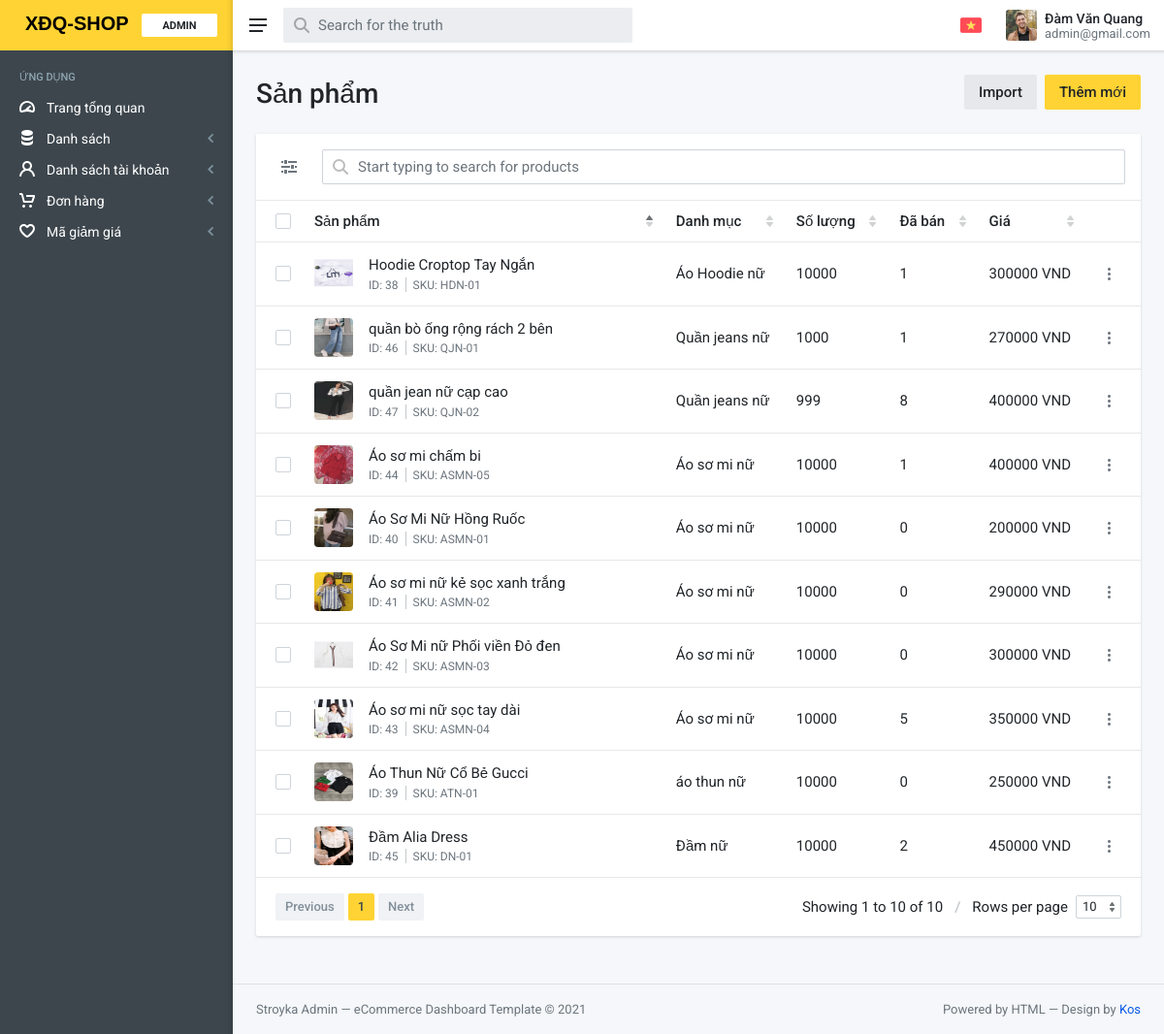
Screenshot of /admin/index.php?act=app-products-list (signed in) with the database file from the repository.
### tables this page shows
CREATE TABLE `sanpham` (
  `id` int NOT NULL,
  `ma_sp` varchar(255) NOT NULL,
  `ten_sp` varchar(255) NOT NULL,
  `gia_sp` int NOT NULL,
  `gia_cu_sp` int DEFAULT NULL,
  `so_luong` int NOT NULL,
  `thuong_hieu_sp` varchar(255) NOT NULL,
  `mo_ta_sp` text NOT NULL,
  `mo_ta_ngan_sp` text NOT NULL,
  `id_dm` int NOT NULL,
  `da_ban` int NOT NULL DEFAULT '0',
  `luot_xem` int NOT NULL DEFAULT '0'
);

CREATE TABLE `sanpham_anh` (
  `id` int NOT NULL,
  `id_san_pham` int NOT NULL,
  `anh_sp` text NOT NULL
);

CREATE TABLE `danhmuc` (
  `id` int NOT NULL,
  `ten_dm` varchar(255) NOT NULL,
  `anh_dm` text NOT NULL,
  `mo_ta_dm` text NOT NULL
);

### model/pdo.php (called while the page is built, shortened)
<?php
function pdo_get_connection()
{
    $servername = "localhost";
    $username = "root";
    $password = "";
    try {
        $conn = new PDO("mysql:host=$servername;dbname=duantt", $username, $password);
        $conn->setAttribute(PDO::ATTR_ERRMODE, PDO::ERRMODE_EXCEPTION);
        return $conn;
    } catch (PDOException $e) {
        echo "Connection failed: " . $e->getMessage();
    }
}
function pdo_query($sql)
{
    $sql_args = array_slice(func_get_args(), 1);
    try {
        $conn = pdo_get_connection();
        $stmt = $conn->prepare($sql);
        $stmt->execute($sql_args);
        $rows = $stmt->fetchAll();
        return $rows;
    } catch (PDOException $e) {
        throw $e;
    } finally {
        unset($conn);
    }
}
function pdo_query_one($sql)
{
    $sql_args = array_slice(func_get_args(), 1);
    try {
        $conn = pdo_get_connection();
        $stmt = $conn->prepare($sql);
        $stmt->execute($sql_args);
        $row = $stmt->fetch(PDO::FETCH_ASSOC);
        return $row;
    } catch (PDOException $e) {
        throw $e;
    } finally {
        unset($conn);
    }
}
?>

### model/sanpham.php (called while the page is built, shortened)
<?php
    function get_san_pham_all(){
        $sql = "SELECT sanpham.id,sanpham.ma_sp,sanpham.ten_sp,sanpham.gia_sp,sanpham.gia_cu_sp,sanpham.so_luong,sanpham.da_ban,sanpham.luot_xem,sanpham.thuong_hieu_sp,sanpham.mo_ta_sp,sanpham.mo_ta_ngan_sp,danhmuc.id'id_dm',danhmuc.ten_dm FROM `sanpham` JOIN danhmuc ON sanpham.id_dm = danhmuc.id";
        $kq = pdo_query($sql);
        return $kq;
    }
    function get_san_pham_anh_one($idsp){
        $sql = "SELECT id'id_anh',id_san_pham,anh_sp FROM `sanpham_anh` WHERE id_san_pham = ".$idsp;
        $kq = pdo_query_one($sql);
        return $kq;
    }
?>

### global.php (called while the page is built, shortened)
<?php
    $img_path_admin = '../upload/';
?>

### admin/view/product/app-products-list.php (the view, shortened to what this page needs)
<div id="top" class="sa-app__body">
    <div class="mx-xxl-3 px-4 px-sm-5">
        <div class="py-5">
            <div class="row g-4 align-items-center">
                <div class="col">
                    <h1 class="h3 m-0">Sản phẩm </h1>
                </div>
                <div class="col-auto d-flex">
                    <a href="#" class="btn btn-secondary me-3">Import</a><a href="index.php?act=app-add-product" class="btn btn-primary">Thêm mới</a>
                </div>
            </div>
        </div>
    </div>
    <div class="mx-xxl-3 px-4 px-sm-5 pb-6">
        <div class="sa-layout">
            <div class="sa-layout__content">
                <div class="card">
                    <div class="p-4">
                        <div class="row g-4">
                            <div class="col-auto sa-layout__filters-button">
                                <button class="btn btn-sa-muted btn-sa-icon fs-exact-16" data-sa-layout-sidebar-open="">
                                </button>
                            </div>
                            <div class="col">
                                <input type="text" placeholder="Start typing to search for products" class="form-control form-control--search mx-auto" id="table-search" />
                            </div>
                        </div>
                    </div>
                    <div class="sa-divider"></div>
                    <table class="sa-datatables-init" data-order='[[ 1, "asc" ]]' data-sa-search-input="#table-search">
                        <thead>
                            <tr>
                                <th class="w-min" data-orderable="false">
                                    <input type="checkbox" class="form-check-input m-0 fs-exact-16 d-block" aria-label="..." />
                                </th>
                                <th class="min-w-20x">Sản phẩm</th>
                                <th>Danh mục</th>
                                <th>Số lượng</th>
                                <th>Đã bán</th>
                                <th>Giá</th>
                                <th class="w-min" data-orderable="false"></th>
                            </tr>
                        </thead>
                        <tbody>
                            <?php
                                foreach ($ds_san_pham as $san_pham) :
                                    extract($san_pham);
                                    $anh = get_san_pham_anh_one($id);
                                    if ($anh=="") {
                                        $hinh ="không có ảnh";
                                    }else{
                                        extract($anh);
                                        $hinh = $img_path_admin .$anh_sp;
                                    }
                                    ?>
                                    <tr>
                                    <td>
                                        <input type="checkbox" class="form-check-input m-0 fs-exact-16 d-block" aria-label="..." />
                                    </td>
                                    <td>
                                        <div class="d-flex align-items-center">
                                            <a href="index.php?act=app-product&id='.$id.'" class="me-4">
                                                <div class="sa-symbol sa-symbol--shape--rounded sa-symbol--size--lg">
                                                    <img src="<?=$hinh?>" width="40" height="40" alt="" />
                                                </div>
                                            </a>
                                            <div>
                                                <a href="index.php?act=app-product&id=<?=$id?>" class="text-reset"><?=$ten_sp?></a>
                                                <div class="sa-meta mt-0">
                                                    <ul class="sa-meta__list">
                                                        <li class="sa-meta__item">
                                                            ID:
                                                            <span title="Click to copy product ID" class="st-copy"><?=$id?></span>
                                                        </li>
                                                        <li class="sa-meta__item">
                                                            SKU:
                                                            <span title="Click to copy product SKU" class="st-copy"><?=$ma_sp?></span>
                                                        </li>
                                                    </ul>
                                                </div>
                                            </div>
                                        </div>
                                    </td>
                                    <td>
                                        <a href="index.php?act=app-category&iddm=<?=$id_dm?>" class="text-reset"><?=$ten_dm?></a>
                                    </td>
                                    <td>
                                        <div><?=$so_luong?></div>
                                    </td>
                                    <td>
                                        <div><?=$da_ban?></div>
                                    </td>
                                    <td>
                                        <div class="sa-price">
                                            <span class="sa-price__integer"><?=$gia_sp?></span><span class="sa-price__symbol"> VND</span>
                                        </div>
                                    </td>
                                    <td>
                                        <div class="dropdown">
                                            <button class="btn btn-sa-muted btn-sm" type="button" id="product-context-menu-0" data-bs-toggle="dropdown" aria-expanded="false" aria-label="More">
                                                <svg xmlns="http://www.w3.org/2000/svg" width="3" height="13" fill="currentColor">
                                                    <path d="M1.5,8C0.7,8,0,7.3,0,6.5S0.7,5,1.5,5S3,5.7,3,6.5S2.3,8,1.5,8z M1.5,3C0.7,3,0,2.3,0,1.5S0.7,0,1.5,0 S3,0.7,3,1.5S2.3,3,1.5,3z M1.5,10C2.3,10,3,10.7,3,11.5S2.3,13,1.5,13S0,12.3,0,11.5S0.7,10,1.5,10z">
                                                    </path>
                                                </svg>
                                            </button>
                                        </div>
                                    </td>
                                </tr>
                                <?php endforeach;?>
                        </tbody>
                    </table>
                </div>
            </div>
        </div>
    </div>
</div>

### rows the page displays
sanpham: sanpham_anh.anh_sp (picture), ten_sp "Hoodie Croptop Tay Ngắn", id "38", ma_sp "HDN-01", danhmuc.ten_dm "Áo Hoodie nữ", so_luong "10000", da_ban "1", gia_sp "300000"
sanpham: sanpham_anh.anh_sp (picture), ten_sp "Áo Thun Nữ Cổ Bẻ Gucci", id "39", ma_sp "ATN-01", danhmuc.ten_dm "áo thun nữ", so_luong "10000", da_ban "0", gia_sp "250000"
sanpham: sanpham_anh.anh_sp (picture), ten_sp "Áo Sơ Mi Nữ Hồng Ruốc", id "40", ma_sp "ASMN-01", danhmuc.ten_dm "Áo sơ mi nữ", so_luong "10000", da_ban "0", gia_sp "200000"
sanpham: sanpham_anh.anh_sp (picture), ten_sp "Áo sơ mi nữ kẻ sọc xanh trắng", id "41", ma_sp "ASMN-02", danhmuc.ten_dm "Áo sơ mi nữ", so_luong "10000", da_ban "0", gia_sp "290000"
sanpham: sanpham_anh.anh_sp (picture), ten_sp "Áo Sơ Mi nữ Phối viền Đỏ đen", id "42", ma_sp "ASMN-03", danhmuc.ten_dm "Áo sơ mi nữ", so_luong "10000", da_ban "0", gia_sp "300000"
sanpham: sanpham_anh.anh_sp (picture), ten_sp "Áo sơ mi nữ sọc tay dài", id "43", ma_sp "ASMN-04", danhmuc.ten_dm "Áo sơ mi nữ", so_luong "10000", da_ban "5", gia_sp "350000"
sanpham: sanpham_anh.anh_sp (picture), ten_sp "Áo sơ mi chấm bi", id "44", ma_sp "ASMN-05", danhmuc.ten_dm "Áo sơ mi nữ", so_luong "10000", da_ban "1", gia_sp "400000"
sanpham: sanpham_anh.anh_sp (picture), ten_sp "Đầm Alia Dress", id "45", ma_sp "DN-01", danhmuc.ten_dm "Đầm nữ", so_luong "10000", da_ban "2", gia_sp "450000"
sanpham: sanpham_anh.anh_sp (picture), ten_sp "quần bò ống rộng rách 2 bên", id "46", ma_sp "QJN-01", danhmuc.ten_dm "Quần jeans nữ", so_luong "1000", da_ban "1", gia_sp "270000"
sanpham: sanpham_anh.anh_sp (picture), ten_sp "quần jean nữ cạp cao", id "47", ma_sp "QJN-02", danhmuc.ten_dm "Quần jeans nữ", so_luong "999", da_ban "8", gia_sp "400000"

### other values shown
$_SESSION['user']['ho_ten'] "Đàm Văn Quang"
$_SESSION['user']['email'] "admin@gmail.com"
